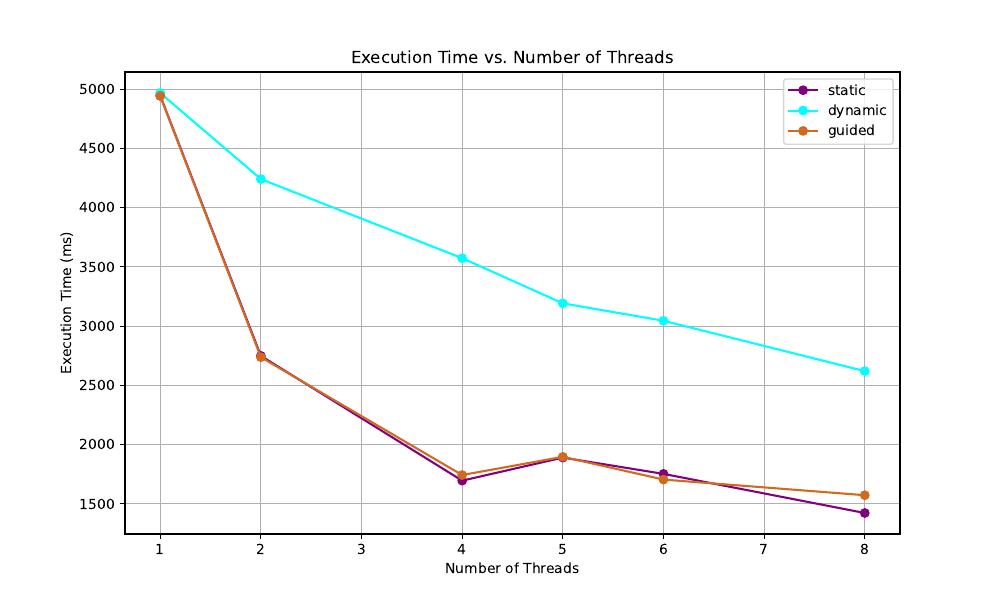

Recreate this plot in Python.
import pandas as pd
import matplotlib.pyplot as plt

# Load results from task3.out
data = []
with open("task3.out", "r") as file:
    next(file)
    for line in file:
        parts = line.strip().split(",")
        if len(parts) == 5:
            schedule, particles, sim_time, threads, exec_time = parts
            data.append([schedule, int(threads), float(exec_time)])

# Convert data into a DataFrame
df = pd.DataFrame(data, columns=["ScheduleType", "Threads", "ExecutionTime"])

# Set color map for different scheduling types
colors = {"static": "purple", "dynamic": "cyan", "guided": "chocolate"}

# Plot for each scheduling policy
plt.figure(figsize=(10, 6))
for schedule in ["static", "dynamic", "guided"]:
    subset = df[df["ScheduleType"] == schedule]
    plt.plot(subset["Threads"], subset["ExecutionTime"], marker='o', linestyle='-', label=schedule, color=colors[schedule])

# Formatting
plt.xlabel("Number of Threads")
plt.ylabel("Execution Time (ms)")
plt.title("Execution Time vs. Number of Threads")
plt.legend()
plt.grid(True)

# Save the plot
plt.savefig("task4.pdf")
plt.show()
